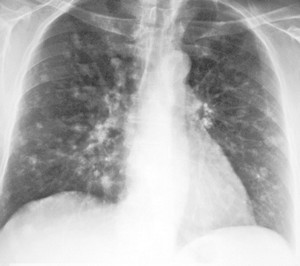
%> input picture matlabCourse/Lab7/rtg_pluc.bmp, 300 x 266 px
$ octave zad3.m   (GNU Octave 9; MATLAB toolbox functions it lacks are replaced by stand-ins)
%> lines starting %> are read from the running program, lines starting %| are printed output that depends on the picture
I = imread('rtg_pluc.bmp');
%> I is the input picture: size 266x300 uint8; min 57, max 255, mean 176.5
J = histeq(I);
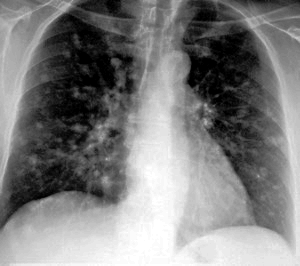
%> J: size 266x300 uint8; min 0, max 255, mean 126.4
K = imread('usg_tarczycy.bmp');
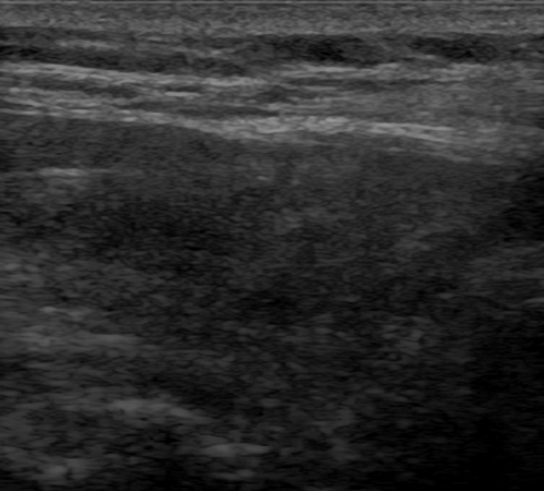
%> input picture matlabCourse/Lab7/usg_tarczycy.bmp, 544 x 491 px
%> K is the input picture: size 491x544 uint8; min 0, max 152, mean 43.7
L = histeq(K);
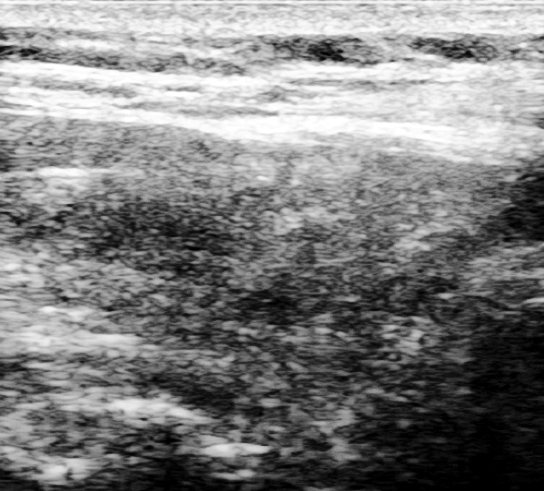
%> L: size 491x544 uint8; min 0, max 255, mean 127

subplot(1,2,1);
imhist(J);
subplot(1,2,2);
imhist(L);
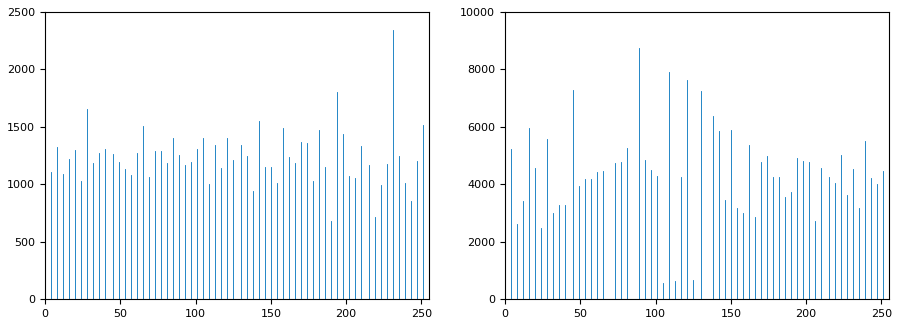
%> figure redrawn from the program's plot data, 2 panels; panel 1: highest point at x = 231, y = 2345; panel 2: highest point at x = 89, y = 8741
